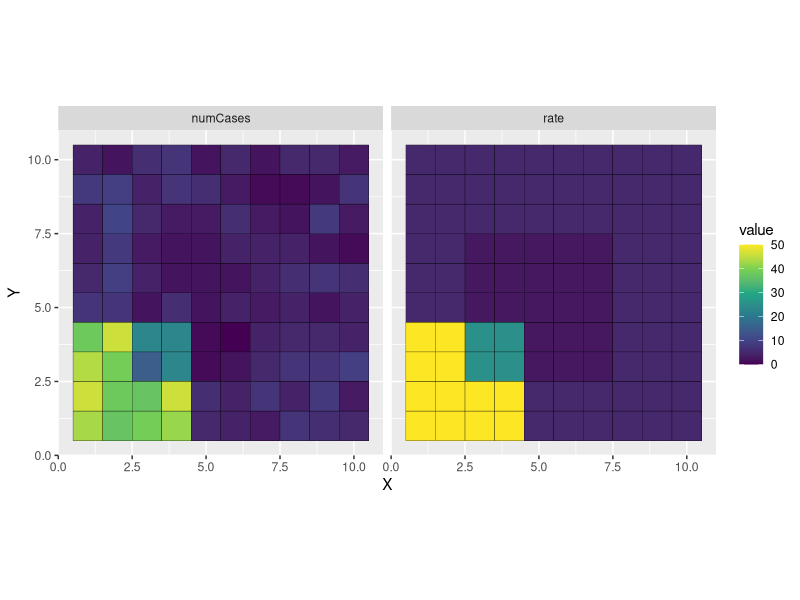
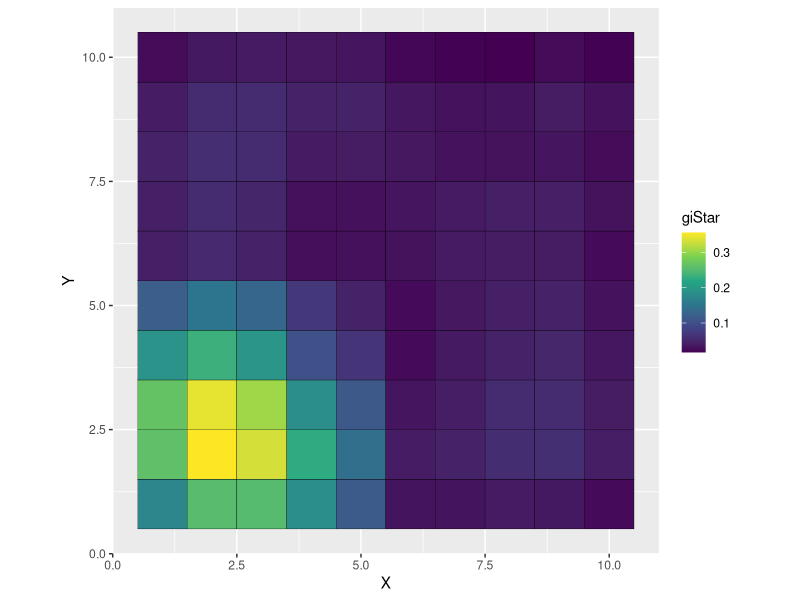
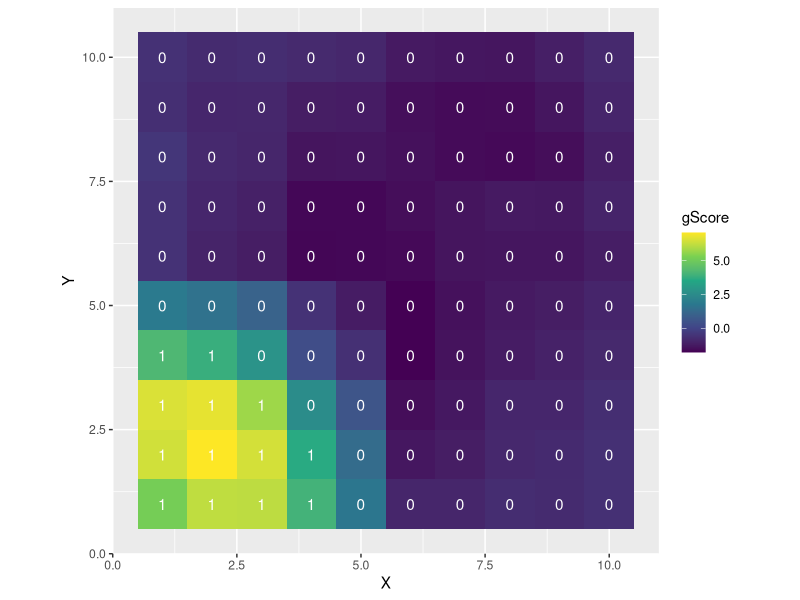

Here is the R script that generated these plots, in order:
## ---- chunk 1
library(tidyverse)
library(spdep)
## ---- chunk 2
makeSquareGrid <- function(D) {
  x_coords <- 1:D
  y_coords <- 1:D

  ## The expand.grid function creates a data frame
  ## with all possible combinations of the
  ## input elements
  grid_df <- expand.grid(x_coords, y_coords)

  ## Set the variable names
  colnames(grid_df) <- c("X", "Y")

  ## Each cell also gets a unique ID from 1:D^2
  grid_df$cellID <- 1:nrow(grid_df)

  return(grid_df)
}
## ---- chunk 3
overlappingRiskGrid <- function(D, N, alpha = 1, bl_rr = 2.0, center_rr = 2.0) {
  grid_df <- makeSquareGrid(D)

  grid_df$N <- N

  ## This is the background, per-capita rate in each
  ## cell of our city
  baseline_per_capita <- alpha

  ## Here, we initialize a variable for the per-capita rate
  ## within each cell
  grid_df$rate <- 0

  ## Make the middle risk area 4 x 4 and the top-left area also 4x4

  center_low_xy <- round(D / 2) - 2
  center_high_xy <- round(D / 2) + 2

  ## This is filling in the per-capita rates for each cell
  ## as a function of where they are on the grid (assuming a 10 x 10 grid)
  grid_df <- grid_df %>%
    mutate(bl = case_when(between(X, 1, 4) & between(Y, 1, 4) ~ 1, #<1>
      .default = 0 #<1>
    )) %>% #<1>
    mutate(center = case_when(between(X, center_low_xy, center_high_xy) & between(Y, center_low_xy, center_high_xy) ~ 1, #<2>
      .default = 0 #<2>
    )) %>% #<2>
      mutate(rate = exp(log(alpha) + log(center_rr)*center + log(bl_rr)*bl)) #<3>

  ## Now we can also draw the number of cases observed in
  ## each grid celll
  grid_df <- grid_df %>% #<4>
    mutate(p_disease = 1 - exp(-rate / N)) #<4>

  ## Simulate the observed number of cases in each cell
  ## as a function of the population size (N) and probability of diseaw
  grid_df$numCases <- rbinom(nrow(grid_df), grid_df$N, grid_df$p_disease)

  return(grid_df)
}
## ---- chunk 4
D <- 10 # <1>
cityData <- overlappingRiskGrid(D, 100, 5, 10, 0.5) # <2>
cityDataLong <- cityData %>% # <3>
  pivot_longer(c(rate, numCases)) # <3>

g <- ggplot(cityDataLong) + # <4>
  geom_tile(aes(x = X, y = Y, fill = value), colour = "black") + # <4>
  coord_equal() + # <4>
  facet_wrap(~name) + # <4>
  scale_fill_viridis_c() # <4>

plot(g)
## ---- chunk 5
gridNeighbors <- include.self( # <1> 
  cell2nb(D, D, type = "queen", torus = FALSE)
);

nbw <- nb2listw(gridNeighbors, style = "B") #<2>

num_loc <- length(nbw$neighbours) # <3>
gi_vals <- rep(0, num_loc) #<3>

totalCases <- sum(cityData$numCases) #<4>

for (i in 1:num_loc) { #<5>
  neighborIndices <- nbw$neighbours[[i]] #<6>
  weights <- nbw$weights[[i]] #<7> 
  gi_vals[[i]] <- sum(cityData$numCases[neighborIndices] *
    weights) / totalCases #<8>
}
## ---- chunk 6
cityData$giStar <- gi_vals
g <- ggplot(cityData) +
  geom_tile(aes(x = X, y = Y, fill = giStar), colour = "black") +
  coord_equal() +
  scale_fill_viridis_c()

plot(g)
## ---- chunk 7
gridNeighbors <- include.self(cell2nb(D, D, type = "queen", torus = FALSE))
xyc <- attr(gridNeighbors, "region.id")

## Extracts the x,y coords of each cell
xy <- matrix(as.integer(unlist(strsplit(xyc, ":"))), ncol = 2, byrow = TRUE)

xy <- data.frame(x = xy[, 1], y = xy[, 2])

gridNeighborList <- nb2listw(gridNeighbors, zero.policy = TRUE, style = "B")

localGEst <- localG(cityData$numCases, gridNeighborList)

cityData$cluster <- attr(localGEst, "cluster")
cityData$gScore <- as.vector(localGEst)
cityData$sig <- as.numeric(abs(as.vector(localGEst)) > 3.2)
## ---- chunk 8
g <- ggplot(cityData, aes(x = X, y = Y)) +
  geom_tile(aes(fill = gScore)) +
  geom_text(aes(label = sig), color = "white") +
  coord_equal() +
  scale_fill_viridis_c()

plot(g)
